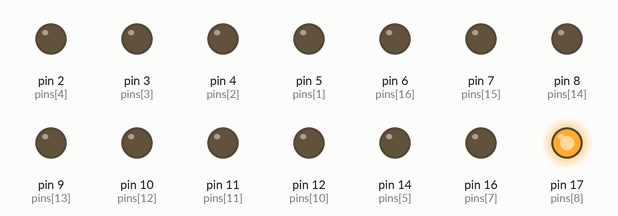
The sketch below on a simulated Arduino Uno, built with avr-gcc and run on an emulated ATmega328P. Parts: output pins drawn as LEDs (lit = HIGH).

Above: at 0.05 s.
At 0.45 s:
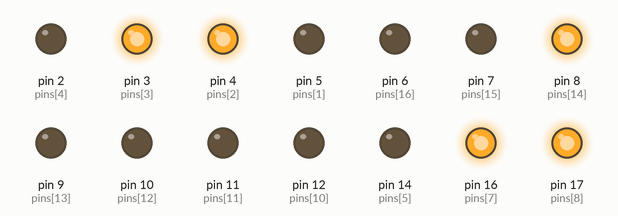
At 0.85 s:
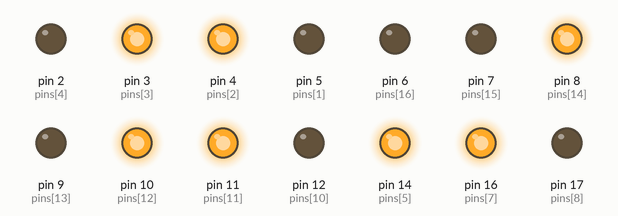
At 1.75 s:
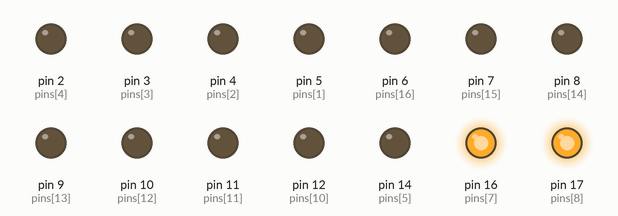
At 2.65 s:
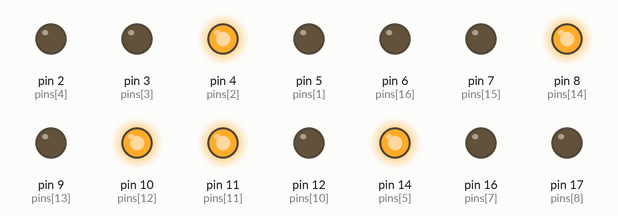
At 3.55 s:
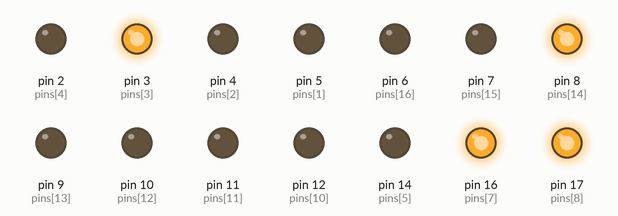
Timing chart, 0 to 3.9 s (numbered marks = the images above):
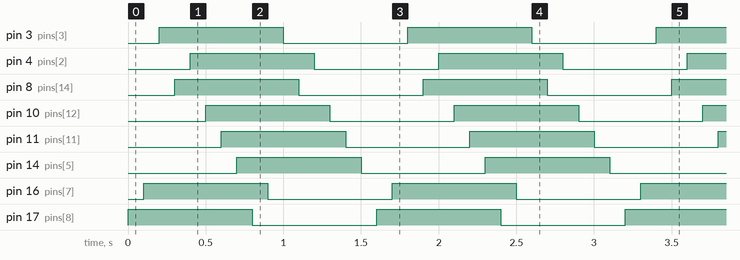

The sketch:

matrice_led.ino
```cpp
int pins[17]= { 99, 5, 4, 3, 2, 14, 15, 16, 17, 13, 12, 11, 10, 9, 8, 7, 6};
/* nella tabella cols viene definita la correlazione tra le colonne (dalla 1 alla 8) e le porte di Arduino
cui sono collegate. Considerando la precedente tabella si deduce che la prima colonna e’ collegata
alla porta definita da pins[13] e cioe’ dal tredicesimo elemento della tabella pins (considerando il
primo come elemento zero) e quindi alla porta 9; la seconda colonna e’ collegata alla porta definita
da pins[10], il decimo elemento della tabella pins e cioe’ 12….. */
int cols[8] = { pins[13], pins[10], pins[15], pins[9], pins[4], pins[16], pins[6], pins[1]};
/* nella tabella rows viene definita la correlazione tra le righe (dalla 1 alla 8) e le porte alle quali
sono collegate. Come gia’ visto per le colonne, si deduce che la prima riga e’ collegata alla porta
definita da pins[8] e cioe’ alla porta 17 (A4); la seconda riga e’ collegata al pins[7] e cioe’ alla porta
16 (A3)….. */
int rows[8] = {pins[8], pins[7], pins[3], pins[14], pins[2], pins[12], pins[11], pins[5]};
void setup()
{
 for (int i = 1; i <= 16; i++) // definisce come output tutte le porte definite nella tabella pins)
 {
 pinMode(pins[i], OUTPUT);
 }
 for (int i = 1; i <= 8; i++) // definisce low tutti i pin e pertanto spegne tutti i led
 {
 digitalWrite(cols[i - 1], LOW);
 digitalWrite(rows[i - 1], LOW);
 }
}
void loop()
{

 for (int i = 1; i <= 8; i++)
 {
 digitalWrite(rows[i - 1], HIGH); // accende progressivamente tutti i led di ogni riga
 delay(100);
 }
 for (int i = 1; i <= 8; i++)
 {
 digitalWrite(rows[i - 1], LOW); // spegne progressivamente tutti i led di ogni riga
 delay(100);
 }
}
```

Measured:
- by itself, pin 3 (pins[3]), pin 4 (pins[2]), pin 8 (pins[14]), pin 10 (pins[12]), pin 11 (pins[11]), pin 14 (pins[5]), pin 16 (pins[7]), pin 17 (pins[8]): alternates HIGH for 0.80 s and LOW for 0.80 s
- by itself, everything shown: repeats every 1.6 s, in 16 steps
